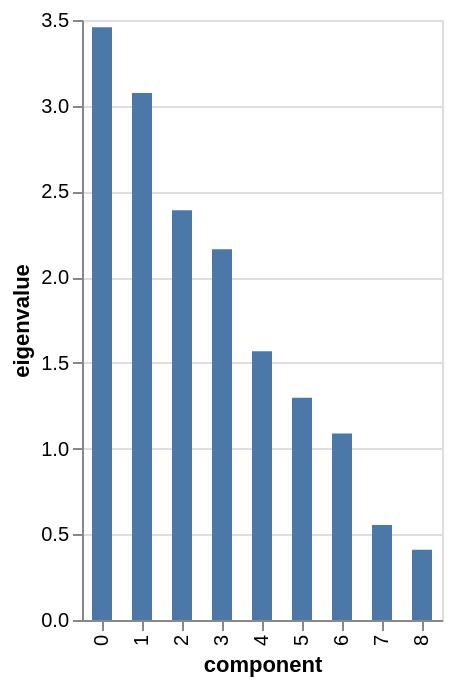

Notebook code cell kept with this figure:
### Markdown cell above
##### <span style="color:purple">**Question:** What do you think of the inertia carried by each axis?</span>

- Consider the `eigenvalues_summary` function
- and/or view the `scree_plot`

### Code cell
### TO BE COMPLETED ###
display(famd.eigenvalues_summary)

famd.scree_plot()

### Figure 1 — Vega-Lite specification as saved in the notebook (floating-point values rounded to 4 significant figures)
{"config": {"view": {"continuousWidth": 300, "continuousHeight": 300}}, "data": {"name": "data-9a2dc88c414a72360a6436db5b054a1c"}, "mark": {"type": "bar", "size": 10}, "encoding": {"tooltip": [{"field": "component", "type": "nominal"}, {"field": "eigenvalue", "type": "quantitative"}, {"field": "% of variance", "type": "quantitative"}, {"field": "% of variance (cumulative)", "type": "quantitative"}], "x": {"field": "component", "type": "nominal"}, "y": {"field": "eigenvalue", "type": "quantitative"}}, "$schema": "https://vega.github.io/schema/vega-lite/v5.20.1.json", "datasets": {"data-9a2dc88c414a72360a6436db5b054a1c": [{"component": "0", "eigenvalue": 3.458, "% of variance": 21.61, "% of variance (cumulative)": 21.61}, {"component": "1", "eigenvalue": 3.074, "% of variance": 19.22, "% of variance (cumulative)": 40.83}, {"component": "2", "eigenvalue": 2.39, "% of variance": 14.94, "% of variance (cumulative)": 55.77}, {"component": "3", "eigenvalue": 2.162, "% of variance": 13.51, "% of variance (cumulative)": 69.28}, {"component": "4", "eigenvalue": 1.567, "% of variance": 9.794, "% of variance (cumulative)": 79.07}, {"component": "5", "eigenvalue": 1.296, "% of variance": 8.101, "% of variance (cumulative)": 87.18}, {"component": "6", "eigenvalue": 1.089, "% of variance": 6.804, "% of variance (cumulative)": 93.98}, {"component": "7", "eigenvalue": 0.5541, "% of variance": 3.463, "% of variance (cumulative)": 97.44}, {"component": "8", "eigenvalue": 0.4092, "% of variance": 2.558, "% of variance (cumulative)": 100.0}]}}
